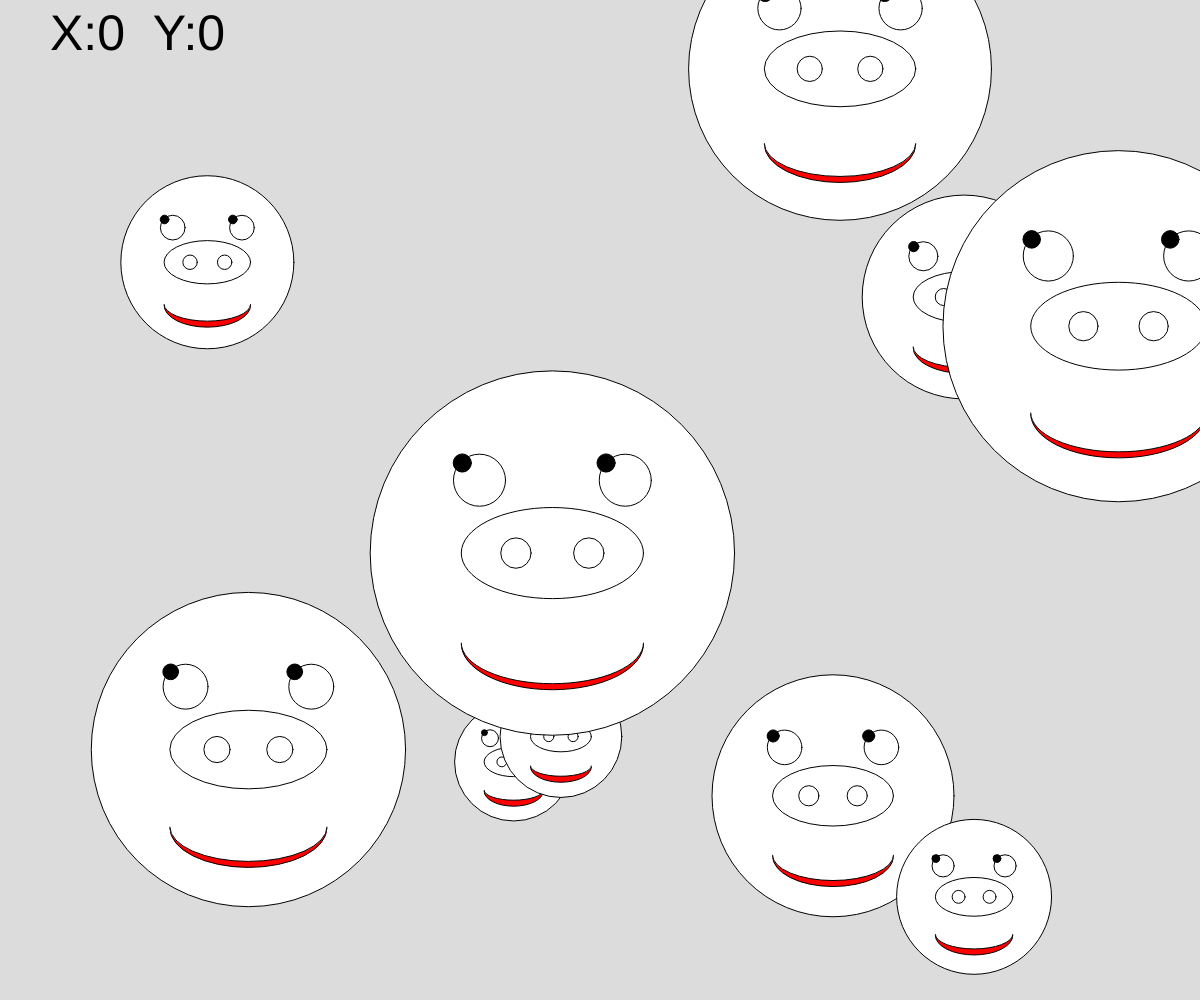
Frame 1 (no input)
Frame 60 (no input): identical to frame 1, image omitted
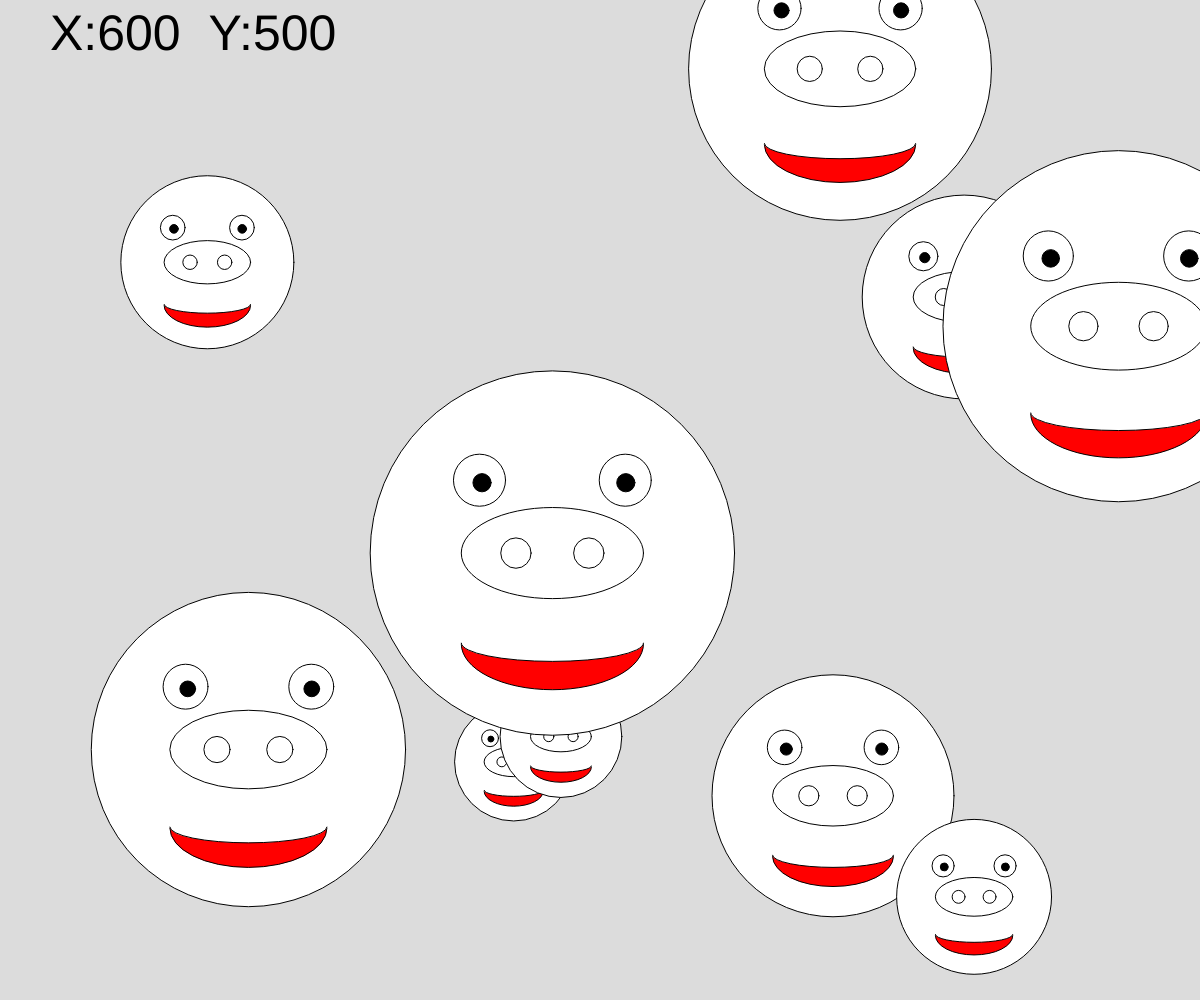
Frame 120 (the mouse pressed at the canvas centre since frame 60)

The p5.js sketch that drew these frames (run headless with seeded random() and noise() and a simulated clock; from frame 60 on, the mouse is pressed at the canvas centre):

// p5.js sketch
// ── sketch.js
var face_x=[]
var face_y=[]
var face_size=[]

function setup() {
  createCanvas(windowWidth, windowHeight);
  angleMode(DEGREES)
  // face_size = 400
  // face_x = width/2
  // face_y = height/2
  for(var i=0;i<10;i++){
    face_size[i] = random(100,400) //臉的大小100~400
    face_x[i] = random(0,width)
    face_y[i] = random(0,height)
  }
}

function draw() {
  background(220);
  textSize(50)
  text("X:"+mouseX+"  Y:"+mouseY,50,50)
  for(var j=0;j<10;j++){
    push()  
    // fill(255,0,0)
    translate(face_x[j],face_y[j]) //把(0,0)座標原點移到視窗的中間
    ellipse(0,0,face_size[j])  //臉
    ellipse(0,0,face_size[j]/2,face_size[j]/4) //鼻子橢圓
    ellipse(-face_size[j]/10,0,face_size[j]/12) //左鼻孔
    ellipse(face_size[j]/10,0,face_size[j]/12) //右鼻孔
    //左眼
    ellipse(-face_size[j]/5,-face_size[j]/5,face_size[j]/7)
    fill(0)
    ellipse(-face_size[j]/4.5+map(mouseX,0,width,-face_size[j]/40,face_size[j]/12),-face_size[j]/4.5+map(mouseY,0,height,-face_size[j]/40,face_size[j]/12),face_size[j]/20)
    noFill()
    //右眼
    ellipse(face_size[j]/5,-face_size[j]/5,face_size[j]/7)
    fill(0)
    ellipse(face_size[j]/5.8+map(mouseX,0,width,-face_size[j]/40,face_size[j]/12),-face_size[j]/4.5+map(mouseY,0,height,-face_size[j]/40,face_size[j]/12),face_size[j]/20)
    
    fill(255,0,0)
    arc(0,face_size[j]/4,face_size[j]/2,face_size[j]/4,0,180)  //下弧
    fill(255)
    if(mouseIsPressed)
    {   //mouseIsPressed為true，代表有按下滑鼠
      arc(0,face_size[j]/4-1,face_size[j]/2,face_size[j]/10,0,180)   //上弧
    }
    else
    {   //mouseIsPressed為false，代表沒有按下滑鼠
      arc(0,face_size[j]/4-1,face_size[j]/2,face_size[j]/4-10,0,180) //上弧
    }
    
    noFill()
  pop()
  }
  
}
